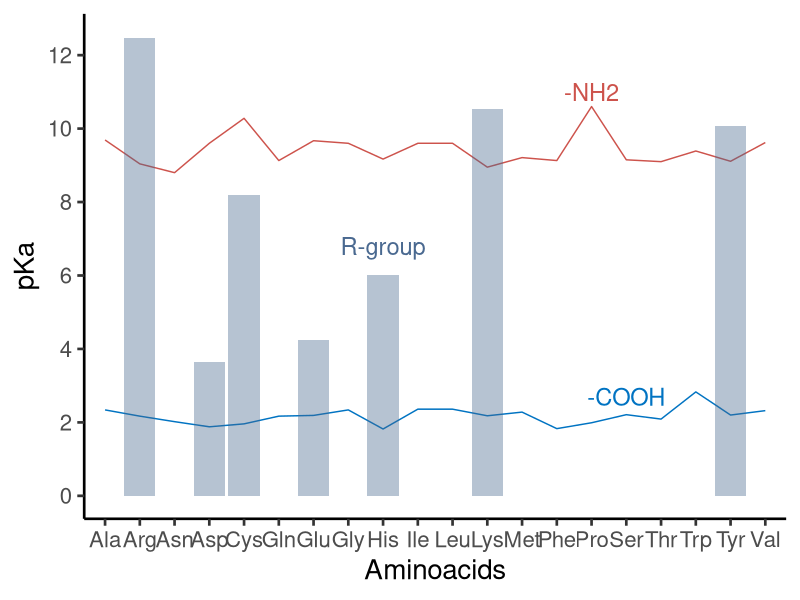
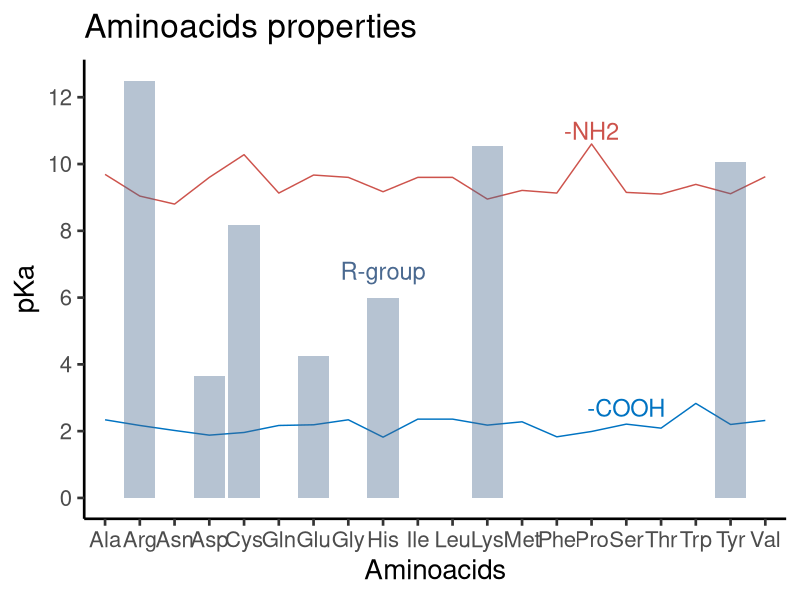
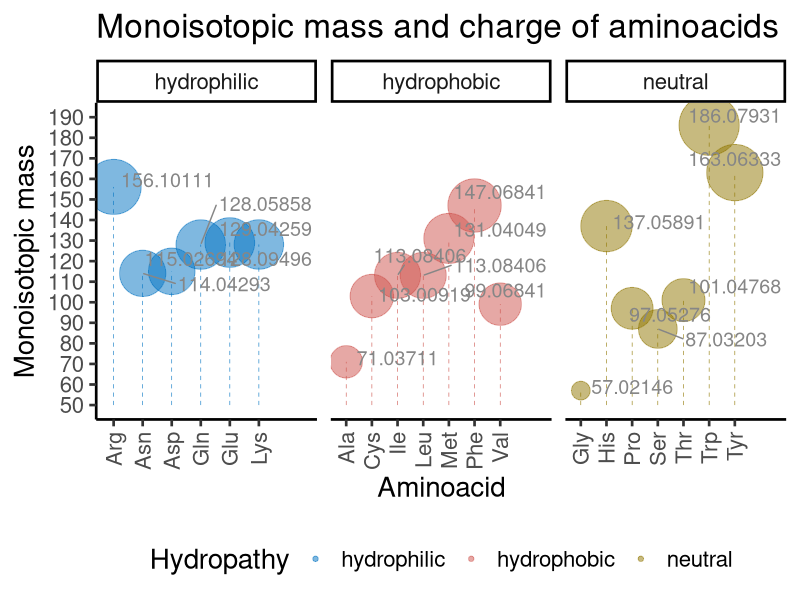

The R source for these figures, in order:
# packages and data
library(tidyverse)
library(ggrepel)
library(kableExtra)
library(seqinr)
aminoacids <- read_tsv("./aminoacidsTab.tsv")

# Tabela resumindo as características dos aminoácidos
# summary of aminoacids table
aminoacids %>% 
    select(Abbr, Name, Hydropathy, pKa, pKb, pKx, Monoisotopic_Mass) %>%
    arrange(Hydropathy) %>%
    kbl(caption = "Summary of amino acids properties)",
      align = "c") %>% 
  kable_classic(full_width = F, html_font = "Cambria")

# Functions to calculate the pKa of a peptide, given the one letter code for each aminoacid
pKa <- function(x) {
    if (x == "A" || x == "G" || x == "V" || x == "L" || x == "I" ||
        x == "P" || x == "F" || x == "Y" || x == "W") {
        return(2.35)
    } else if (x == "C" || x == "M") {
        return(1.92)
    } else if (x == "S" || x == "T") {
        return(2.19)
    } else if (x == "N" || x == "Q") {
        return(2.17)
    } else if (x == "D" || x == "E") {
        return(1.99)
    } else if (x == "K" || x == "R") {
        return(2.18)
    } else if (x == "H") {
        return(1.82)
    }
}

pKb <- function(x) {
    if (x == "A" || x == "G" || x == "V" || x == "L" || x == "I" ||
        x == "P" || x == "F" || x == "Y" || x == "W") {
        return(9.69)
    } else if (x == "C" || x == "M") {
        return(1.92)
    } else if (x == "S" || x == "T") {
        return(9.13)
    } else if (x == "N" || x == "Q") {
        return(8.72)
    } else if (x == "D" || x == "E") {
        return(9.67)
    } else if (x == "K" || x == "R") {
        return(10.53)
    } else if (x == "H") {
        return(6.00)
    }
}

pKx <- function(x) {
    if (x == "A" || x == "G" || x == "V" || x == "L" || x == "I" ||
        x == "P" || x == "F" || x == "Y" || x == "W") {
        return(0)
    } else if (x == "C" || x == "M") {
        return(1.92)
    } else if (x == "S" || x == "T") {
        return(0)
    } else if (x == "N" || x == "Q") {
        return(0)
    } else if (x == "D" || x == "E") {
        return(4.25)
    } else if (x == "K" || x == "R") {
        return(12.48)
    } else if (x == "H") {
        return(6.00)
    }
}

# Function to calculate the monoisotopic mass of a peptide, given the one letter code amino acid
monoisotopic_mass <- function(x) {
    if (x == "A") {
        return(71.03711)
    } else if (x == "C") {
        return(103.00919)
    } else if (x == "D") {
        return(115.02694)
    } else if (x == "E") {
        return(129.04259)
    } else if (x == "F") {
        return(147.06841)
    } else if (x == "G") {
        return(57.02146)
    } else if (x == "H") {
        return(137.05891)
    } else if (x == "I") {
        return(113.08406)
    } else if (x == "K") {
        return(128.09496)
    } else if (x == "L") {
        return(113.08406)
    } else if (x == "M") {
        return(131.04049)
    } else if (x == "N") {
        return(114.04293)
    } else if (x == "P") {
        return(97.05276)
    } else if (x == "Q") {
        return(128.05858)
    } else if (x == "R") {
        return(156.10111)
    } else if (x == "S") {
        return(87.03203)
    } else if (x == "T") {
        return(101.04768)
    } else if (x == "V") {
        return(99.06841)
    } else if (x == "W") {
        return(186.07931)
    } else if (x == "Y") {
        return(163.06333)
    }
}

# function to calculate the isoelectric point for the amino acid, given the one letter code
pI <- function(x) {
    if (x == "A" || x == "G" || x == "V" || x == "L" || x == "I" ||
        x == "P" || x == "F" || x == "Y" || x == "W") {
        return(6.00)
    } else if (x == "C" || x == "M") {
        return(5.07)
    } else if (x == "S" || x == "T") {
        return(5.60)
    } else if (x == "N" || x == "Q") {
        return(5.41)
    } else if (x == "D" || x == "E") {
        return(2.77)
    } else if (x == "K" || x == "R") {
        return(10.53)
    } else if (x == "H") {
        return(7.59)
    }
}

# calculate the monoisotopic mass of a peptide
monoisotopic_pepetide <- function(x) {
    sum <- 0
    for (i in 1:length(x)) {
        sum <- sum + monoisotopic_mass(x[i])
    }
    return(sum)
}

# how to use the monoisotopic_pepetide function
peptideTest <- c("M","A","L","S","T","A","R","T","E","R")
monoisotopic_pepetide(peptideTest)

# plot the pKa values for a given sequence of amino acids
pKa_plot <- function(x) {
    ggplot(aminoacids, aes(x = Abbr)) +
        geom_line(aes(y = pKa, group = 1), color = "#0073C2FF") +
        annotate("text", x = 16, y = 2.7, label = "-COOH",
            color = "#0073C2FF", size = 6) +
        geom_line(aes(y = pKb, group = 2), color = "#CD534CFF") +
        annotate("text", x = 15, y = 11, label = "-NH2",
            color = "#CD534CFF", size = 6) +
        geom_col(aes(y = pKx, group = 3), fill = "#4A6990FF", alpha = 0.4) +
        annotate("text", x = 9, y = 6.8, label = "R-group",
            color = "#4A6990FF", size = 6) +
        scale_y_continuous(limits = c(0, 12.5), breaks = seq(0, 12.5, 2)) +
        labs(x = "Aminoacids", y = "pKa") +
    theme_classic(base_size = 20)
}

# using the function to plot the pKa
# it is necessary to have a data.frame containing the variables pKa, pKb, and pKx
pKa_plot(aminoacids)





# pKa dos diferentes aminoácidos para cada região (COOH, NH2 e cadeia lateral)
# pKa of different amino acids for each group (COOH, NH2 and R-group)
pKa <- ggplot(aminoacids, aes(x = Abbr)) +
     geom_line(aes(y = pKa, group = 1), color = "#0073C2FF") +
        annotate("text", x = 16, y = 2.7, label = "-COOH",
            color = "#0073C2FF", size = 6) +
     geom_line(aes(y = pKb, group = 2), color = "#CD534CFF") +
        annotate("text", x = 15, y = 11, label = "-NH2",
            color = "#CD534CFF", size = 6) +
     geom_col(aes(y = pKx, group = 3), fill = "#4A6990FF", alpha = 0.4) +
        annotate("text", x = 9, y = 6.8, label = "R-group",
            color = "#4A6990FF", size = 6) +
     scale_y_continuous(limits = c(0, 12.5), breaks = seq(0, 12.5, 2)) +
        labs(x = "Aminoacids", y = "pKa",
             title = "Aminoacids properties") +
    theme_classic(base_size = 20)

ggsave("pKa.png", pKa, width = 10, height = 6, dpi = 300,
    path = "/Volumes/Expansion/proteomics_basics/")

# distribuição das massas monoisotópicas dos aminoácidos
monoiso <- ggplot(aminoacids, aes(x = Abbr, y = Monoisotopic_Mass,
                    size = Monoisotopic_Mass, color = Hydropathy)) +
                scale_color_manual(values = c("#0073C2FF", "#CD534CFF", "#8F7700FF")) +
    geom_point(alpha = 0.5) +
    guides(colour = "legend", size = FALSE) +
    geom_segment(aes(x = Abbr, xend = Abbr,
                     y = 50, yend = Monoisotopic_Mass),
                     linewidth = 0.2, linetype = "dashed",
                     show.legend = FALSE) +
    geom_text_repel(aes(label = Monoisotopic_Mass),
        color = "#868686FF", size = 5, nudge_x = 2,
            nudge_y = 2, show.legend = FALSE) +
    scale_size(range = c(6, 20)) +
        scale_y_continuous(limits = c(50, 190),
        breaks = seq(50, 190, 10)) +
    labs(x = "Aminoacid", y = "Monoisotopic mass",
         title = "Monoisotopic mass and charge of aminoacids") +
    theme_classic(base_size = 20) +
    theme(axis.text.x = element_text(angle = 90,
                        vjust = 0.5, hjust = 1), legend.position = "bottom") +
                        facet_wrap(~ Hydropathy, ncol = 3, scales = "free_x")

ggsave("Monoisotopic_Mass.png", monoiso, width = 9, height = 8, dpi = 300,
    path = "/Volumes/Expansion/proteomics_basics/")
